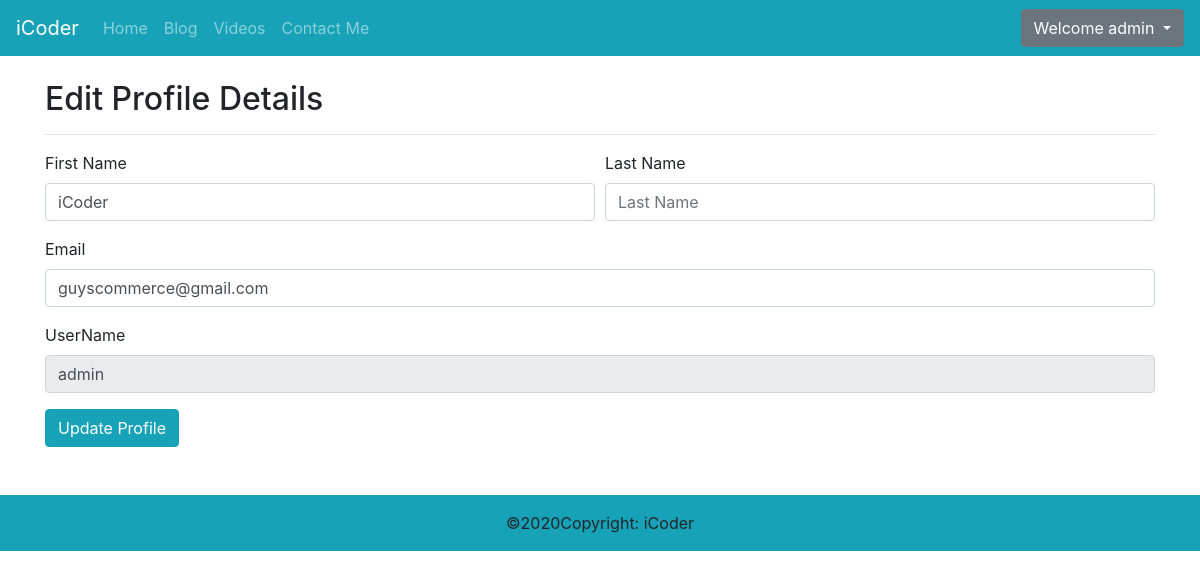
Screenshot of /edit-profile.php (signed in) with the database file from the repository.
### tables this page shows
CREATE TABLE `User` (
  `ID` int(11) NOT NULL,
  `F_Name` varchar(30) NOT NULL,
  `L_Name` varchar(30) NOT NULL,
  `Username` varchar(50) NOT NULL,
  `Email` varchar(100) NOT NULL,
  `Password` varchar(255) NOT NULL,
  `Date` datetime NOT NULL DEFAULT current_timestamp()
);

### edit-profile.php (the view, shortened to what this page needs)
<!doctype html>
<html lang="en">
  <head>
    <link rel="stylesheet" href="https://maxcdn.bootstrapcdn.com/bootstrap/4.0.0/css/bootstrap.min.css">
  </head>
  <body>
  <?php require "partials/_nav.php";
  ?>
  <div class="container mt-4">
      <h2>Edit Profile Details</h2>
      <hr>
      <?php
    require "partials/_dbconnect.php";
    $name = $_SESSION['username'];
    $sql = "SELECT * FROM `User` WHERE `Username`='$name';";
    $result = mysqli_query($conn,$sql);
    $data = mysqli_fetch_assoc($result);
   echo '<form action="/iCoder/edit-profile.php" method="post">
  <div class="form-row">
    <div class="form-group col-md-6">
      <label for="fname">First Name</label>
      <input type="text" class="form-control" id="fname" placeholder="First Name" name = "fname" value='.$data['F_Name'].'>
    </div>
    <div class="form-group col-md-6">
      <label for="lname">Last Name</label>
      <input type="text" class="form-control" id="lname" placeholder="Last Name" name="lname" value='.$data['L_Name'].'>
    </div>
  </div>
  <div class="form-group">
    <label for="email">Email</label>
    <input type="email" class="form-control" id="email" placeholder="Email" name="email" value='.$data['Email'].'>
  </div>
  <fieldset disabled>
  <div class="form-group">
    <label for="Username">UserName</label>
    <input type="text" class="form-control" id="Username" placeholder="Username" name="username" value='.$data['Username'].'>
  </div>
  </fieldset>
  <button type="submit" class="btn btn-info">Update Profile</button>
</form>'
?>
</div>
      <?php require "partials/_footer.php"; ?>
  </body>
</html>

### rows the page displays
user: fname "iCoder", email "guyscommerce@gmail.com", username "admin"

### other values shown
$_SESSION['username'] "admin"
